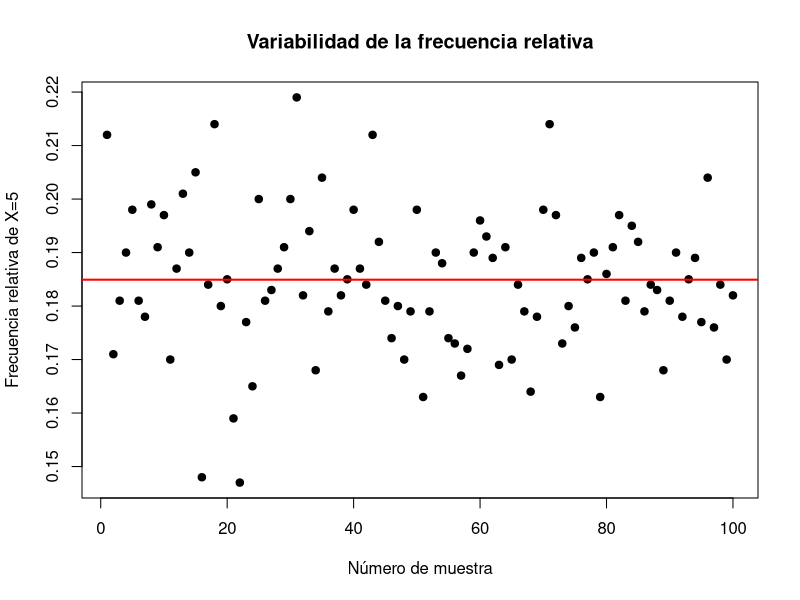
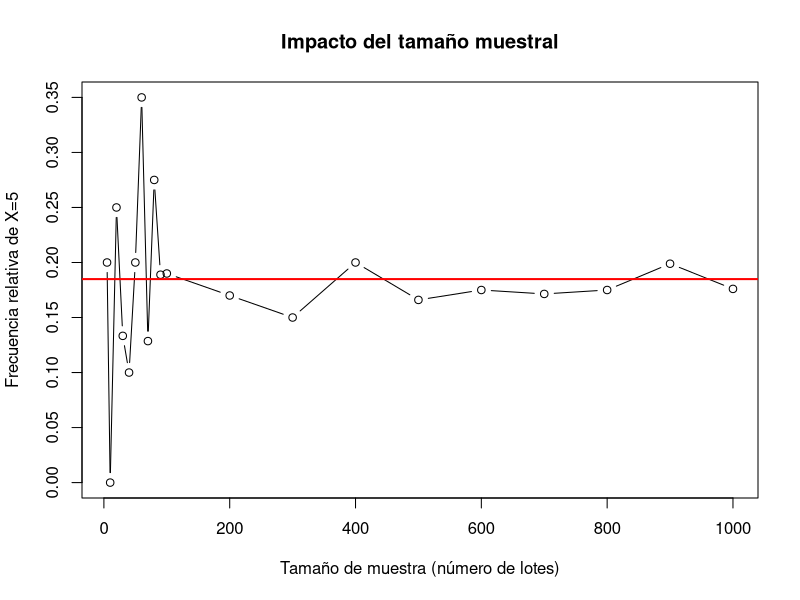
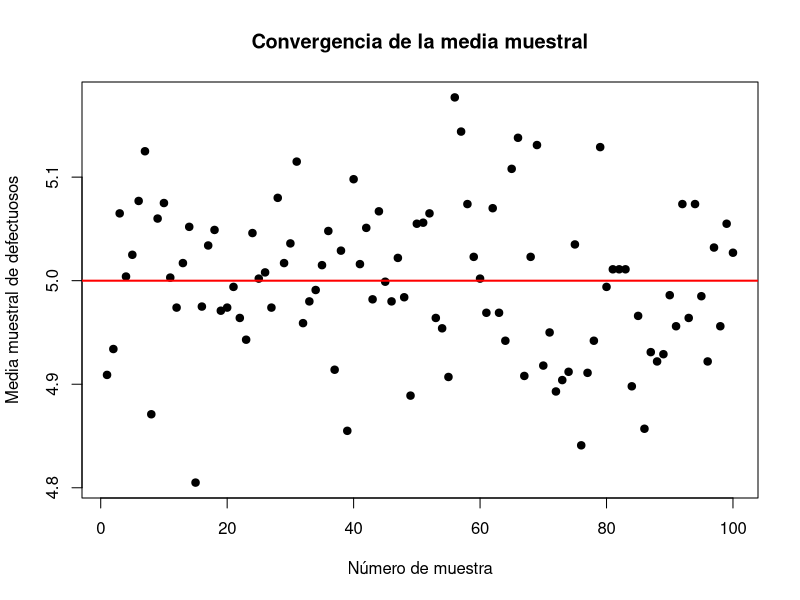
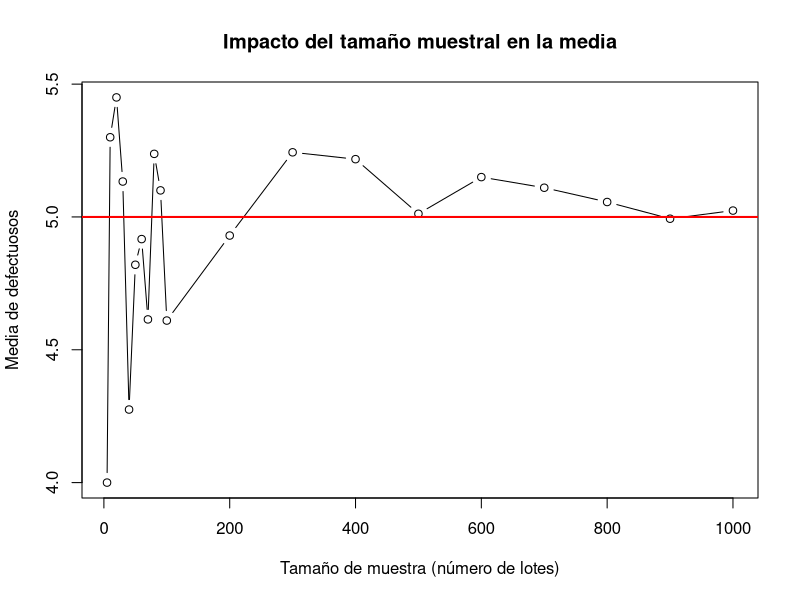

The R script that drew these images, in order:
## ---- chunk 1
size <- 50  # Tamaño del lote
prob <- 0.10  # Probabilidad de defecto
x <- 5  # Número de defectuosos

p_x5 <- dbinom(x, size, prob)
p_x5
## ---- chunk 2
set.seed(123)
n <- 1000  # Número de lotes
sim_data <- rbinom(n, size, prob)

# Frecuencia relativa de X = 5
f_x5 <- sum(sim_data == x) / n
f_x5
## ---- chunk 3
muestras <- 100
freq_rel_x5 <- numeric(muestras)

for (i in 1:muestras) {
  sim_data <- rbinom(n, size, prob)
  freq_rel_x5[i] <- sum(sim_data == x) / n
}

plot(1:muestras, freq_rel_x5, xlab = "Número de muestra", ylab = "Frecuencia relativa de X=5", main = "Variabilidad de la frecuencia relativa", pch = 19)
abline(h = p_x5, col = "red", lwd = 2)
## ---- chunk 4
tamanos_muestra <- c(5, 10, 20, 30, 40, 50, 60, 70, 80, 90, 100, 200, 300, 400, 500, 600, 700, 800, 900, 1000)
freq_tamanos <- numeric(length(tamanos_muestra))

for (i in seq_along(tamanos_muestra)) {
  sim_data <- rbinom(tamanos_muestra[i], size, prob)
  freq_tamanos[i] <- sum(sim_data == x) / tamanos_muestra[i]
}

plot(tamanos_muestra, freq_tamanos, type = "b", xlab = "Tamaño de muestra (número de lotes)", ylab = "Frecuencia relativa de X=5", main = "Impacto del tamaño muestral")
abline(h = p_x5, col = "red", lwd = 2)
## ---- chunk 5
media_muestras <- numeric(muestras)

for (i in 1:muestras) {
  sim_data <- rbinom(n, size, prob)
  media_muestras[i] <- mean(sim_data)
}

plot(1:muestras, media_muestras, xlab = "Número de muestra", ylab = "Media muestral de defectuosos", main = "Convergencia de la media muestral", pch = 19)
abline(h = size * prob, col = "red", lwd = 2)
## ---- chunk 6
media_tamanos <- numeric(length(tamanos_muestra))

for (i in seq_along(tamanos_muestra)) {
  sim_data <- rbinom(tamanos_muestra[i], size, prob)
  media_tamanos[i] <- mean(sim_data)
}

plot(tamanos_muestra, media_tamanos, type = "b", xlab = "Tamaño de muestra (número de lotes)", ylab = "Media de defectuosos", main = "Impacto del tamaño muestral en la media")
abline(h = size * prob, col = "red", lwd = 2)
